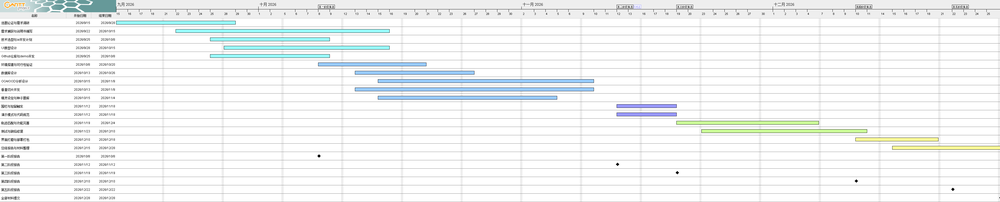
#> input picture 开发文档/项目开发计划甘特图.png, 1000 x 202 px, shrunk from 3832 x 775 before the run
$ python make_sprite.py '../../开发文档/项目开发计划甘特图.png' '../../开发文档/项目开发计划甘特图.png'
#> lines starting #> are read from the running program, lines starting #| are printed output that depends on the picture
"""把「白底 + 黑框」的精灵源图，转成带透明通道的 PNG 立绘。

为什么需要这个脚本：精灵源图常常是截图或表情包（JPEG，没有透明通道，
四周还带一圈黑边）。直接丢进 assets/ 的话，卡片上会显示成一个白框。

用法：
    python tool/make_sprite.py <源图> <输出.png>

例：
    python tool/make_sprite.py 攻城狮.jpg assets/sprites/siege_lion.png

做了四件事：
  1. 自动识别并裁掉四周的黑色边框
  2. 从画面四边向内做连通填充，把白底涂成透明
     —— 用「连通」而不是「所有白色」，是为了保住立绘内部的白色
        （眼睛高光、白色道具），它们被描边围住，填不进去
  3. 删掉孤立的小碎块（黑框倒角的抗锯齿残留）
  4. 裁到实际内容，再留 3% 呼吸边，让立绘在各处的显示尺寸一致

注意：只适用于「白底」源图。如果背景是别的颜色，
把下面的 LIGHT 判据改成对应颜色即可。
"""

import sys
from collections import deque

from PIL import Image

# 「算作背景」的亮度下限：三个通道都 >= 200 才当成白底
LIGHT = 200
# 小于这么多像素的独立色块当成噪点丢掉
MIN_AREA = 50
# 内容四周保留的留白比例
PAD_RATIO = 0.03


def is_dark(px):
    return max(px) < 60


def detect_frame(im):
    """逐边向内推进，返回黑框的厚度 (左, 上, 右, 下)。没有黑框就是 0。"""
    w, h = im.size
    px = im.load()

    def row_dark(y, x0, x1, step):
        hits = total = 0
        x = x0
        while (x < x1) if step > 0 else (x > x1):
            total += 1
            if is_dark(px[x, y]):
                hits += 1
            x += step
        return total and hits / total > 0.95

    def col_dark(x, y0, y1, step):
        hits = total = 0
        y = y0
        while (y < y1) if step > 0 else (y > y1):
            total += 1
            if is_dark(px[x, y]):
                hits += 1
            y += step
        return total and hits / total > 0.95

    left = 0
    while left < w // 2 and col_dark(left, 0, h, 1):
        left += 1

    right = 0
    while right < w // 2 and col_dark(w - 1 - right, 0, h, 1):
        right += 1

    top = 0
    while top < h // 2 and row_dark(top, 0, w, 1):
        top += 1

    bottom = 0
    while bottom < h // 2 and row_dark(h - 1 - bottom, 0, w, 1):
        bottom += 1

    return left, top, right, bottom


def remove_background(im):
    """从四边连通填充，返回一张 RGBA 图。"""
    im = im.convert("RGB")
    w, h = im.size
    px = im.load()
    bg = bytearray(w * h)
    q = deque()

    def push(x, y):
        i = y * w + x
        if not bg[i] and min(px[x, y]) >= LIGHT:
            bg[i] = 1
            q.append((x, y))

    for x in range(w):
        push(x, 0)
        push(x, h - 1)
    for y in range(h):
        push(0, y)
        push(w - 1, y)

    while q:
        x, y = q.popleft()
        if x > 0:
            push(x - 1, y)
        if x < w - 1:
            push(x + 1, y)
        if y > 0:
            push(x, y - 1)
        if y < h - 1:
            push(x, y + 1)

    solid = bytearray(0 if b else 1 for b in bg)

    # 去掉孤立小碎块
    seen = bytearray(w * h)
    for sy in range(h):
        for sx in range(w):
            si = sy * w + sx
            if not solid[si] or seen[si]:
                continue
            comp, qq = [], deque([(sx, sy)])
            seen[si] = 1
            while qq:
                x, y = qq.popleft()
                comp.append((x, y))
                for nx, ny in ((x - 1, y), (x + 1, y), (x, y - 1), (x, y + 1)):
                    if 0 <= nx < w and 0 <= ny < h:
                        ni = ny * w + nx
                        if solid[ni] and not seen[ni]:
                            seen[ni] = 1
                            qq.append((nx, ny))
            if len(comp) < MIN_AREA:
                for x, y in comp:
                    solid[y * w + x] = 0

    out = im.convert("RGBA")
    out.putalpha(Image.frombytes("L", (w, h), bytes(255 if s else 0 for s in solid)))
    return out


def main():
    if len(sys.argv) != 3:
        print(__doc__)
        return 1

    src, dst = sys.argv[1], sys.argv[2]
    im = Image.open(src).convert("RGB")
#> im is the input picture: PIL image 1000x202 RGB; mean R, G, B 241.6, 243.9, 243.9
    original = im.size
#> original = (1000, 202)

    left, top, right, bottom = detect_frame(im)
#> left = 0; top = 0; right = 0; bottom = 0
    if left or top or right or bottom:
        im = im.crop((left, top, im.width - right, im.height - bottom))

    out = remove_background(im)
#> in remove_background, `out.putalpha(Image.frombytes("L", (w, h), bytes(255 if s else 0 for s ..`:
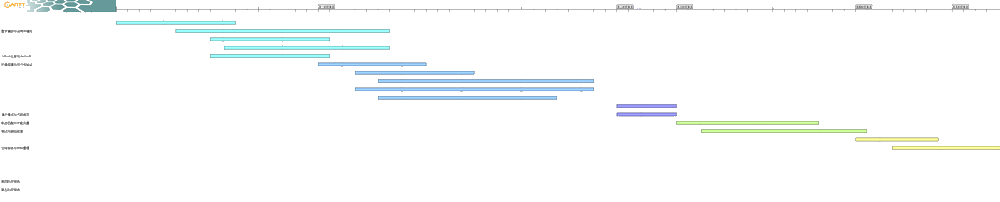
#> out: PIL image 1000x202 RGBA; mean R, G, B, A 241.6, 243.9, 243.9, 15.2; transparent parts drawn white
    out = out.crop(out.getbbox())
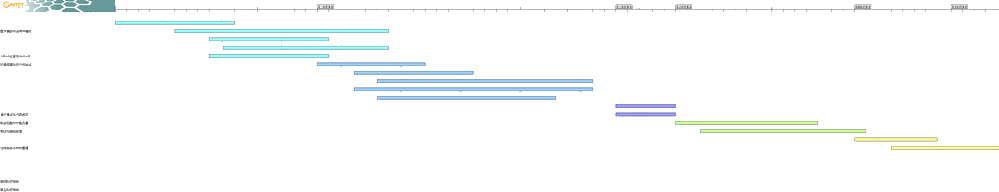
#> out: PIL image 999x192 RGBA; mean R, G, B, A 241.3, 243.7, 243.8, 16; transparent parts drawn white

    pad = int(max(out.size) * PAD_RATIO)
#> pad = 29
    canvas = Image.new("RGBA", (out.width + pad * 2, out.height + pad * 2), (0, 0, 0, 0))
#> canvas: PIL image 1057x250 RGBA; every value is 0
    canvas.paste(out, (pad, pad))
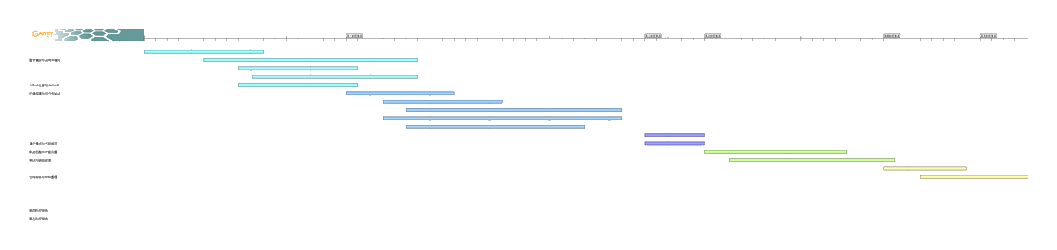
#> canvas: PIL image 1057x250 RGBA; mean R, G, B, A 175.2, 176.9, 176.9, 11.6; transparent parts drawn white
    canvas.save(dst)

    print(f"源图 {original} → 裁掉黑框 {(left, top, right, bottom)} → 输出 {canvas.size} → {dst}")
#| 源图 (1000, 202) → 裁掉黑框 (0, 0, 0, 0) → 输出 (1057, 250) → ../../开发文档/项目开发计划甘特图.png
    return 0


if __name__ == "__main__":
    sys.exit(main())
#> (the program exits here)
